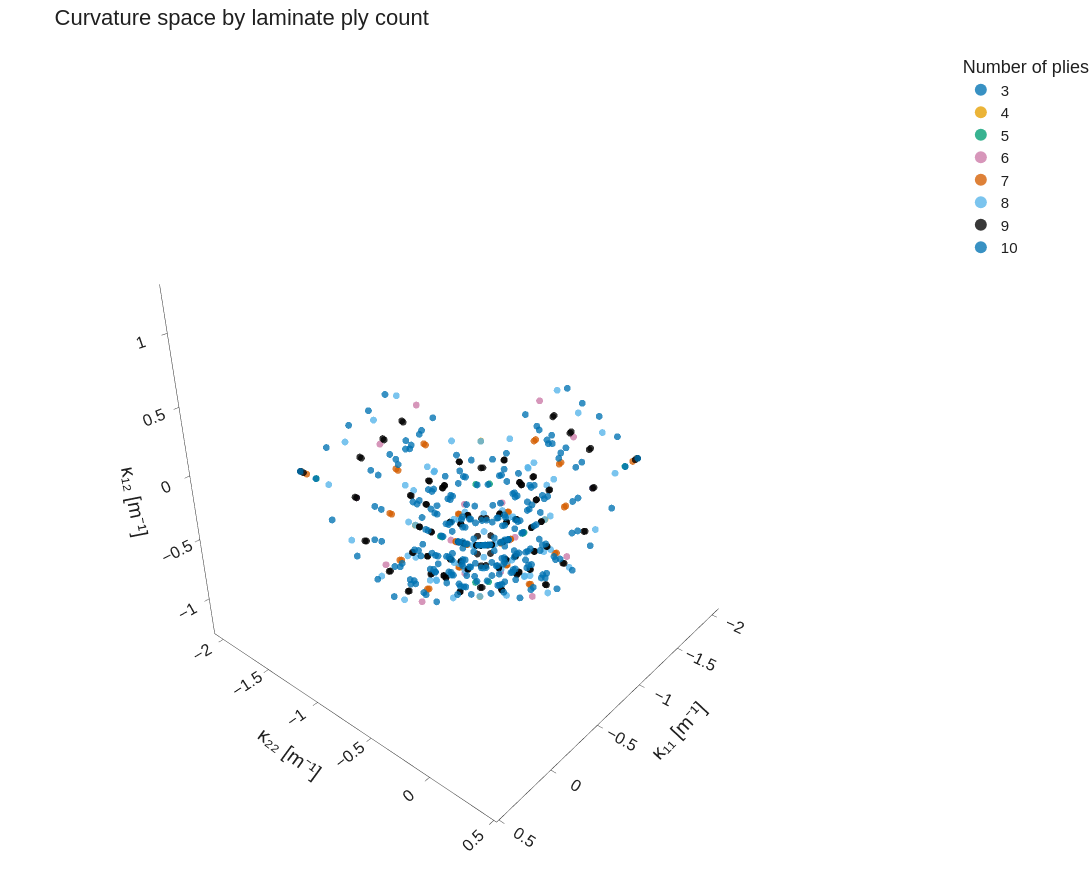
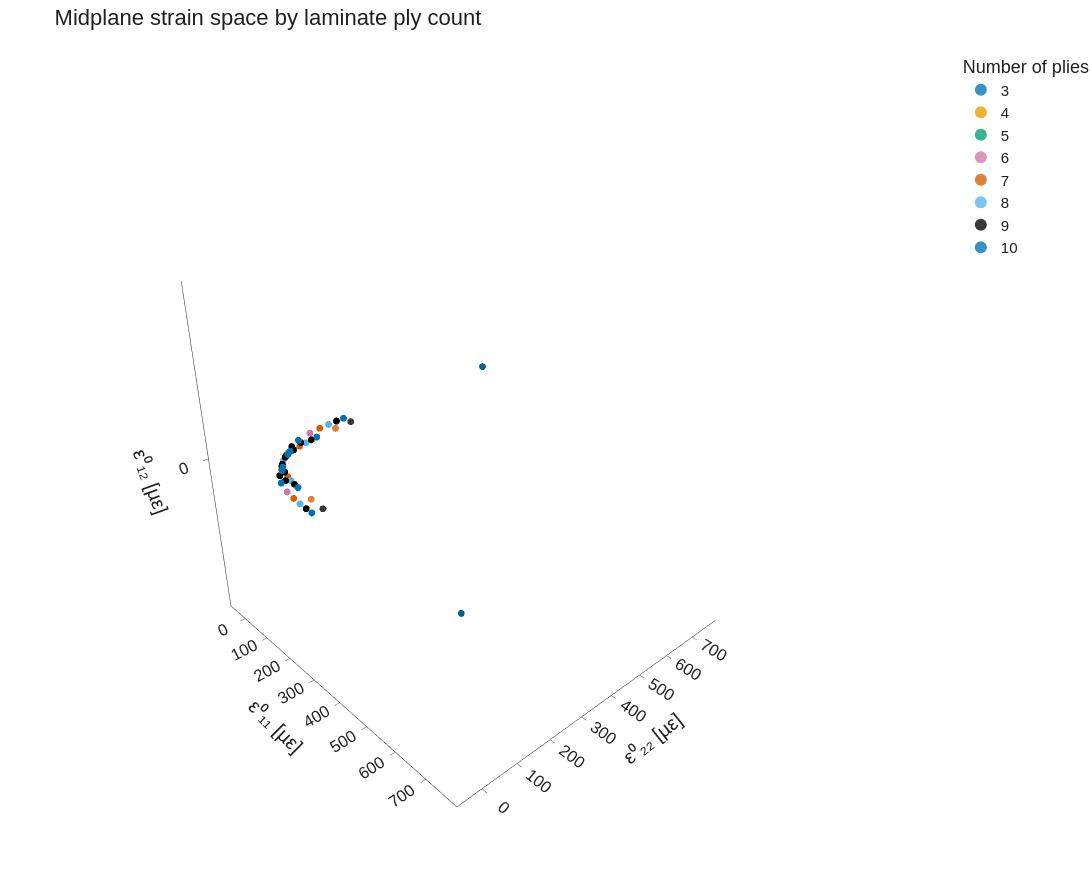

Notebook code for these charts, in order:
### Code cell
# ============================================================
# INTERACTIVE 3-D CURVATURE AND MIDPLANE-STRAIN SPACE
# ============================================================
# These interactive views are useful supplementary figures.  Both scenes use
# equal numerical ranges and a cubic aspect ratio, so units are not distorted
# by the 3-D rendering.  Use the static projections in the preceding cell in
# the manuscript itself.

import plotly.express as px

interactive_df = response_df.dropna(subset=["NumberOfPlies", *CURVATURE_COLUMNS,
                                            "e0_11", "e0_22", "e0_12"]).copy()
interactive_df["Ply count"] = interactive_df["NumberOfPlies"].astype(int).astype(str)
interactive_df["e0_11_microstrain"] = interactive_df["e0_11"] * 1e6
interactive_df["e0_22_microstrain"] = interactive_df["e0_22"] * 1e6
interactive_df["e0_12_microstrain"] = interactive_df["e0_12"] * 1e6


def equal_scene_ranges(data, columns, pad=0.025):
    """Per-axis ranges with an identical numerical span for undistorted units."""
    limits = equal_physical_limits(*(data[column] for column in columns), pad=pad)
    center_span = limits[1] - limits[0]
    ranges = {}
    for column in columns:
        midpoint = (data[column].min() + data[column].max()) / 2
        ranges[column] = [midpoint - center_span / 2, midpoint + center_span / 2]
    return ranges


def publication_3d(data, columns, labels, title, camera, *, shaded_plotly_scene=False):
    ranges = equal_scene_ranges(data, columns)
    if shaded_plotly_scene:
        color_sequence = px.colors.qualitative.Plotly
        template = "plotly"
        scene_style = {"showbackground": True, "backgroundcolor": "#E5ECF6",
                       "gridcolor": "#FFFFFF", "zerolinecolor": "#FFFFFF"}
    else:
        color_sequence = PLY_COLORS
        template = "simple_white"
        scene_style = {"showbackground": False, "gridcolor": "#D9D9D9",
                       "zerolinecolor": "#8C8C8C"}
    fig = px.scatter_3d(
        data,
        x=columns[0], y=columns[1], z=columns[2], color="Ply count",
        hover_data={"NumberOfPlies": True, "Layup": True},
        labels={**labels, "Ply count": "Number of plies"},
        color_discrete_sequence=color_sequence,
        category_orders={"Ply count": sorted(data["Ply count"].unique(), key=int)},
        title=title,
    )
    fig.update_traces(marker={"size": 6, "opacity": 0.82, "line": {"width": 0}})
    fig.update_layout(
        template=template, width=1400, height=1020,
        font={"family": "Arial", "size": 18, "color": "#202020"},
        title={"font": {"size": 28}},
        legend={"title": {"text": "Number of plies", "font": {"size": 21}},
                "font": {"size": 18}, "itemsizing": "constant"},
        margin={"l": 15, "r": 15, "t": 70, "b": 15},
    )
    fig.update_scenes(
        aspectmode="cube",
        camera=camera,
        xaxis={"title": labels[columns[0]], "range": ranges[columns[0]], **scene_style,
               "title": {"font": {"size": 24}}, "tickfont": {"size": 17}},
        yaxis={"title": labels[columns[1]], "range": ranges[columns[1]], **scene_style,
               "title": {"font": {"size": 24}}, "tickfont": {"size": 17}},
        zaxis={"title": labels[columns[2]], "range": ranges[columns[2]], **scene_style,
               "title": {"font": {"size": 24}}, "tickfont": {"size": 17}},
    )
    return fig


fig_curvature = publication_3d(
    interactive_df,
    ["K_11", "K_22", "K_12"],
    {"K_11": "κ₁₁ [m⁻¹]", "K_22": "κ₂₂ [m⁻¹]", "K_12": "κ₁₂ [m⁻¹]"},
    "(a) Curvature space by laminate ply count",
    # Shared front-corner view: K_22/e0_22 at lower left, K_11/e0_11 at
    # lower right, and the 12 component vertical, matching the paper view.
    camera={"eye": {"x": 1.05, "y": 1.05, "z": 0.80},
            "center": {"x": 0, "y": 0, "z": 0}, "up": {"x": 0, "y": 0, "z": 1}},
)
fig_curvature.show()

fig_strain = publication_3d(
    interactive_df,
    ["e0_11_microstrain", "e0_22_microstrain", "e0_12_microstrain"],
    {"e0_11_microstrain": "ε⁰₁₁ [µε]", "e0_22_microstrain": "ε⁰₂₂ [µε]",
     "e0_12_microstrain": "ε⁰₁₂ [µε]"},
    "(b) Midplane strain space by laminate ply count",
    # Use the identical axis-aligned front-corner view for direct comparison.
    camera={"eye": {"x": 1.05, "y": 1.05, "z": 0.80},
            "center": {"x": 0, "y": 0, "z": 0}, "up": {"x": 0, "y": 0, "z": 1}},
)
fig_strain.show()

# Styled Plotly variants: same data, limits, and camera as above, but with
# shaded panes and Plotly's categorical palette for a direct comparison.
fig_curvature_plotly = publication_3d(
    interactive_df,
    ["K_11", "K_22", "K_12"],
    {"K_11": "Îºâ‚â‚ [mâ»Â¹]", "K_22": "Îºâ‚‚â‚‚ [mâ»Â¹]", "K_12": "Îºâ‚â‚‚ [mâ»Â¹]"},
    "(a) Curvature space by laminate ply count — shaded Plotly scene",
    camera={"eye": {"x": 1.05, "y": 1.05, "z": 0.80},
            "center": {"x": 0, "y": 0, "z": 0}, "up": {"x": 0, "y": 0, "z": 1}},
    shaded_plotly_scene=True,
)
fig_curvature_plotly.show()

fig_strain_plotly = publication_3d(
    interactive_df,
    ["e0_11_microstrain", "e0_22_microstrain", "e0_12_microstrain"],
    {"e0_11_microstrain": "Îµâ°â‚â‚ [ÂµÎµ]", "e0_22_microstrain": "Îµâ°â‚‚â‚‚ [ÂµÎµ]",
     "e0_12_microstrain": "Îµâ°â‚â‚‚ [ÂµÎµ]"},
    "(b) Midplane strain space by laminate ply count — shaded Plotly scene",
    camera={"eye": {"x": 1.05, "y": 1.05, "z": 0.80},
            "center": {"x": 0, "y": 0, "z": 0}, "up": {"x": 0, "y": 0, "z": 1}},
    shaded_plotly_scene=True,
)
fig_strain_plotly.show()

### Figure 1 — Plotly figure (JSON) as saved in the notebook; plotly's stock layout.template omitted (floating-point values rounded to 4 significant figures; data arrays with more than 128 entries replaced by an {"elided": "..."} marker saying what was removed)
{"data": [{"customdata": [[3, "[0/0/0]"], [3, "[0/90/0]"], [3, "[90/0/90]"], [3, "[90/90/90]"]], "hovertemplate": "Number of plies=3<br>κ₁₁ [m⁻¹]=%{x}<br>κ₂₂ [m⁻¹]=%{y}<br>κ₁₂ [m⁻¹]=%{z}<br>NumberOfPlies=%{customdata[0]}<br>Layup=%{customdata[1]}<extra></extra>", "legendgroup": "3", "marker": {"color": "#0072B2", "line": {"width": 0}, "opacity": 0.78, "size": 4, "symbol": "circle"}, "mode": "markers", "name": "3", "scene": "scene", "showlegend": true, "type": "scatter3d", "x": [0.004694, 0.001792, -1.065, -1.593], "y": [-1.593, -1.065, 0.001792, 0.004694], "z": [-3.787e-13, -1.829e-12, -9.1e-13, 8.086e-13]}, {"customdata": [[4, "[-45/45/45/-45]"], [4, "[0/0/0/0]"], [4, "[0/90/90/0]"], [4, "[45/-45/-45/45]"], [4, "[90/0/0/90]"], [4, "[90/90/90/90]"]], "hovertemplate": "Number of plies=4<br>κ₁₁ [m⁻¹]=%{x}<br>κ₂₂ [m⁻¹]=%{y}<br>κ₁₂ [m⁻¹]=%{z}<br>NumberOfPlies=%{customdata[0]}<br>Layup=%{customdata[1]}<extra></extra>", "legendgroup": "4", "marker": {"color": "#E69F00", "line": {"width": 0}, "opacity": 0.78, "size": 4, "symbol": "circle"}, "mode": "markers", "name": "4", "scene": "scene", "showlegend": true, "type": "scatter3d", "x": [-0.2839, 0.005508, -0.003604, -0.2839, -0.5633, -1.593], "y": [-0.2839, -1.593, -0.5633, -0.2839, -0.003604, 0.005508], "z": [-0.5586, -2.006e-13, 2.773e-12, 0.5586, -1.5e-11, 3.663e-14]}, {"customdata": [[5, "[-45/45/0/45/-45]"], [5, "[-45/45/90/45/-45]"], [5, "[0/0/0/0/0]"], [5, "[0/0/90/0/0]"], [5, "[0/90/0/90/0]"], [5, "[0/90/90/90/0]"], [5, "[45/-45/0/-45/45]"], [5, "[45/-45/90/-45/45]"], [5, "[90/0/0/0/90]"], [5, "[90/0/90/0/90]"], [5, "[90/90/0/90/90]"], [5, "[90/90/90/90/90]"]], "hovertemplate": "Number of plies=5<br>κ₁₁ [m⁻¹]=%{x}<br>κ₂₂ [m⁻¹]=%{y}<br>κ₁₂ [m⁻¹]=%{z}<br>NumberOfPlies=%{customdata[0]}<br>Layup=%{customdata[1]}<extra></extra>", "legendgroup": "5", "marker": {"color": "#009E73", "line": {"width": 0}, "opacity": 0.78, "size": 4, "symbol": "circle"}, "mode": "markers", "name": "5", "scene": "scene", "showlegend": true, "type": "scatter3d", "x": [-0.1604, -0.2166, 0.006237, 0.00455, -0.01255, -0.01345, -0.1604, -0.2166, -0.3533, -0.3666, -1.443, -1.593], "y": [-0.2166, -0.1604, -1.593, -1.443, -0.3666, -0.3533, -0.2166, -0.1604, -0.01345, -0.01255, 0.00455, 0.006237], "z": [-0.3475, -0.3475, 2.535e-12, -2.833e-12, 4.523e-12, -2.469e-12, 0.3475, 0.3475, 1.82e-12, -7.593e-13, -3.44e-13, 1.073e-12]}, {"customdata": [[6, "[-45/0/45/45/0/-45]"], [6, "[-45/45/0/0/45/-45]"], [6, "[-45/45/90/90/45/-45]"], [6, "[-45/90/45/45/90/-45]"], [6, "[0/-45/45/45/-45/0]"], [6, "[0/0/0/0/0/0]"], [6, "[0/0/90/90/0/0]"], [6, "[0/45/-45/-45/45/0]"], [6, "[0/90/0/0/90/0]"], [6, "[0/90/90/90/90/0]"], [6, "[45/-45/0/0/-45/45]"], [6, "[45/-45/90/90/-45/45]"], [6, "[45/0/-45/-45/0/45]"], [6, "[45/90/-45/-45/90/45]"], [6, "[90/-45/45/45/-45/90]"], [6, "[90/0/0/0/0/90]"], [6, "[90/0/90/90/0/90]"], [6, "[90/45/-45/-45/45/90]"], [6, "[90/90/0/0/90/90]"], [6, "[90/90/90/90/90/90]"]], "hovertemplate": "Number of plies=6<br>κ₁₁ [m⁻¹]=%{x}<br>κ₂₂ [m⁻¹]=%{y}<br>κ₁₂ [m⁻¹]=%{z}<br>NumberOfPlies=%{customdata[0]}<br>Layup=%{customdata[1]}<extra></extra>", "legendgroup": "6", "marker": {"color": "#CC79A7", "line": {"width": 0}, "opacity": 0.78, "size": 4, "symbol": "circle"}, "mode": "markers", "name": "6", "scene": "scene", "showlegend": true, "type": "scatter3d", "x": [-0.1571, -0.07936, -0.2343, -0.6725, -0.03069, 0.006904, 0.002716, -0.03069, -0.02169, -0.0283, -0.07936, -0.2343, -0.1571, -0.6725, -0.8639, -0.2491, -0.2914, -0.8639, -1.065, -1.594], "y": [-0.6725, -0.2343, -0.07936, -0.1571, -0.8639, -1.594, -1.065, -0.8639, -0.2914, -0.2491, -0.2343, -0.07936, -0.6725, -0.1571, -0.03069, -0.0283, -0.02169, -0.03069, 0.002716, 0.006904], "z": [-0.7153, -0.2437, -0.2437, -0.7153, -0.4406, 2.042e-12, -3.902e-12, 0.4406, -9.69e-12, 4.672e-12, 0.2437, 0.2437, 0.7153, 0.7153, -0.4406, -9.137e-12, 2.89e-12, 0.4406, -7.993e-12, 1.368e-12]}, {"customdata": [[7, "[-45/0/45/0/45/0/-45]"], [7, "[-45/0/45/90/45/0/-45]"], [7, "[-45/45/0/0/0/45/-45]"], [7, "[-45/45/0/90/0/45/-45]"], [7, "[-45/45/90/0/90/45/-45]"], [7, "[-45/45/90/90/90/45/-45]"], [7, "[-45/90/45/0/45/90/-45]"], [7, "[-45/90/45/90/45/90/-45]"], [7, "[0/-45/45/0/45/-45/0]"], [7, "[0/-45/45/90/45/-45/0]"], [7, "[0/0/0/0/0/0/0]"], [7, "[0/0/0/90/0/0/0]"], [7, "[0/0/90/0/90/0/0]"], [7, "[0/0/90/90/90/0/0]"], [7, "[0/45/-45/0/-45/45/0]"], [7, "[0/45/-45/90/-45/45/0]"], [7, "[0/90/0/0/0/90/0]"], [7, "[0/90/0/90/0/90/0]"], [7, "[0/90/90/0/90/90/0]"], [7, "[0/90/90/90/90/90/0]"], [7, "[45/-45/0/0/0/-45/45]"], [7, "[45/-45/0/90/0/-45/45]"], [7, "[45/-45/90/0/90/-45/45]"], [7, "[45/-45/90/90/90/-45/45]"], [7, "[45/0/-45/0/-45/0/45]"], [7, "[45/0/-45/90/-45/0/45]"], [7, "[45/90/-45/0/-45/90/45]"], [7, "[45/90/-45/90/-45/90/45]"], [7, "[90/-45/45/0/45/-45/90]"], [7, "[90/-45/45/90/45/-45/90]"], [7, "[90/0/0/0/0/0/90]"], [7, "[90/0/0/90/0/0/90]"], [7, "[90/0/90/0/90/0/90]"], [7, "[90/0/90/90/90/0/90]"], [7, "[90/45/-45/0/-45/45/90]"], [7, "[90/45/-45/90/-45/45/90]"], [7, "[90/90/0/0/0/90/90]"], [7, "[90/90/0/90/0/90/90]"], [7, "[90/90/90/0/90/90/90]"], [7, "[90/90/90/90/90/90/90]"]], "hovertemplate": "Number of plies=7<br>κ₁₁ [m⁻¹]=%{x}<br>κ₂₂ [m⁻¹]=%{y}<br>κ₁₂ [m⁻¹]=%{z}<br>NumberOfPlies=%{customdata[0]}<br>Layup=%{customdata[1]}<extra></extra>", "legendgroup": "7", "marker": {"color": "#D55E00", "line": {"width": 0}, "opacity": 0.78, "size": 4, "symbol": "circle"}, "mode": "markers", "name": "7", "scene": "scene", "showlegend": true, "type": "scatter3d", "x": [-0.09252, -0.09541, -0.0441, -0.04614, -0.2457, -0.2511, -0.5477, -0.5595, -0.0137, -0.01543, 0.007524, 0.006163, -0.0003135, -0.000564, -0.0137, -0.01543, -0.029, -0.02912, -0.04684, -0.04826, -0.0441, -0.04614, -0.2457, -0.2511, -0.09252, -0.09541, -0.5477, -0.5595, -0.7029, -0.7188, -0.1872, -0.1895, -0.2569, -0.2601, -0.7029, -0.7188, -0.7595, -0.7757, -1.535, -1.594], "y": [-0.5595, -0.5477, -0.2511, -0.2457, -0.04614, -0.0441, -0.09541, -0.09252, -0.7188, -0.7029, -1.594, -1.535, -0.7757, -0.7595, -0.7188, -0.7029, -0.2601, -0.2569, -0.1895, -0.1872, -0.2511, -0.2457, -0.04614, -0.0441, -0.5595, -0.5477, -0.09541, -0.09252, -0.01543, -0.0137, -0.04826, -0.04684, -0.02912, -0.029, -0.01543, -0.0137, -0.000564, -0.0003135, 0.006163, 0.007524], "z": [-0.5234, -0.518, -0.1871, -0.1877, -0.1877, -0.1871, -0.518, -0.5234, -0.33, -0.3246, -1.124e-13, 2.604e-12, -2.197e-12, 1.526e-12, 0.33, 0.3246, 5.598e-12, 2.28e-12, -1.177e-11, 9.717e-12, 0.1871, 0.1877, 0.1877, 0.1871, 0.5234, 0.518, 0.518, 0.5234, -0.3246, -0.33, -1.834e-12, 1.041e-11, 8.354e-12, -6.679e-12, 0.3246, 0.33, -1.506e-12, 5.05e-13, -2.315e-12, 6.794e-13]}, {"customdata": {"elided": "70x2 mixed values"}, "hovertemplate": "Number of plies=8<br>κ₁₁ [m⁻¹]=%{x}<br>κ₂₂ [m⁻¹]=%{y}<br>κ₁₂ [m⁻¹]=%{z}<br>NumberOfPlies=%{customdata[0]}<br>Layup=%{customdata[1]}<extra></extra>", "legendgroup": "8", "marker": {"color": "#56B4E9", "line": {"width": 0}, "opacity": 0.78, "size": 4, "symbol": "circle"}, "mode": "markers", "name": "8", "scene": "scene", "showlegend": true, "type": "scatter3d", "x": [-0.2847, -0.127, -0.05525, -0.06402, -0.1687, -0.1364, -0.02469, -0.03601, -0.1132, -0.2414, -0.2698, -0.4089, -0.4517, -0.4993, -0.8042, -0.05153, -0.00231, -0.007086, -0.06221, -0.009254, 0.008104, 0.005203, -0.009254, -0.003799, -0.005364, -0.00231, -0.007086, -0.05153, -0.06221, -0.06161, -0.03389, -0.03673, -0.06161, -0.06418, -0.07074, -0.1132, -0.02469, -0.03601, -0.1364, -0.2414, -0.2698, -0.05525, -0.06402, -0.127, -0.1687, -0.2847, -0.4517, -0.4993, -0.4089, -0.8042, -0.4536, -0.5705, -0.6339, -0.9308, -0.2157, -0.1472, -0.1572, -0.2157, -0.2323, -0.2479, -0.5705, -0.6339, -0.4536, -0.9308, -1.153, -0.5631, -0.6189, -1.153, -1.323, -1.594], "y": [-0.2847, -0.8042, -0.4993, -0.4517, -0.4089, -0.1364, -0.2698, -0.2414, -0.1132, -0.03601, -0.02469, -0.1687, -0.06402, -0.05525, -0.127, -0.9308, -0.6339, -0.5705, -0.4536, -1.153, -1.594, -1.323, -1.153, -0.6189, -0.5631, -0.6339, -0.5705, -0.9308, -0.4536, -0.2157, -0.2479, -0.2323, -0.2157, -0.1572, -0.1472, -0.1132, -0.2698, -0.2414, -0.1364, -0.03601, -0.02469, -0.4993, -0.4517, -0.8042, -0.4089, -0.2847, -0.06402, -0.05525, -0.1687, -0.127, -0.06221, -0.007086, -0.00231, -0.05153, -0.06161, -0.07074, -0.06418, -0.06161, -0.03673, -0.03389, -0.007086, -0.00231, -0.06221, -0.05153, -0.009254, -0.005364, -0.003799, -0.009254, 0.005203, 0.008282], "z": [-0.5566, -0.7462, -0.4066, -0.3917, -0.5631, -0.1923, -0.1531, -0.1539, -0.09043, -0.1539, -0.1531, -0.5631, -0.3917, -0.4066, -0.7462, -0.5725, -0.2541, -0.24, -0.3865, -0.3644, -3.07e-12, 1.84e-12, 0.3644, -2.21e-12, 9.287e-13, 0.2541, 0.24, 0.5725, 0.3865, -0.2062, 1.959e-12, -4.7e-12, 0.2062, -4.266e-12, -2.087e-12, 0.09043, 0.1531, 0.1539, 0.1923, 0.1539, 0.1531, 0.4066, 0.3917, 0.7462, 0.5631, 0.5566, 0.3917, 0.4066, 0.5631, 0.7462, -0.3865, -0.24, -0.2541, -0.5725, -0.2062, 9.972e-12, 9.681e-13, 0.2062, 1.664e-11, 1.134e-11, 0.24, 0.2541, 0.3865, 0.5725, -0.3644, 3.611e-12, -2.71e-12, 0.3644, -2.277e-12, 6.096e-13]}, {"customdata": {"elided": "140x2 mixed values"}, "hovertemplate": "Number of plies=9<br>κ₁₁ [m⁻¹]=%{x}<br>κ₂₂ [m⁻¹]=%{y}<br>κ₁₂ [m⁻¹]=%{z}<br>NumberOfPlies=%{customdata[0]}<br>Layup=%{customdata[1]}<extra></extra>", "legendgroup": "9", "marker": {"color": "#000000", "line": {"width": 0}, "opacity": 0.78, "size": 4, "symbol": "circle"}, "mode": "markers", "name": "9", "scene": "scene", "showlegend": true, "type": "scatter3d", "x": {"elided": "140 float values"}, "y": {"elided": "140 float values"}, "z": {"elided": "140 float values"}}, {"customdata": {"elided": "253x2 mixed values"}, "hovertemplate": "Number of plies=10<br>κ₁₁ [m⁻¹]=%{x}<br>κ₂₂ [m⁻¹]=%{y}<br>κ₁₂ [m⁻¹]=%{z}<br>NumberOfPlies=%{customdata[0]}<br>Layup=%{customdata[1]}<extra></extra>", "legendgroup": "10", "marker": {"color": "#0072B2", "line": {"width": 0}, "opacity": 0.78, "size": 4, "symbol": "circle"}, "mode": "markers", "name": "10", "scene": "scene", "showlegend": true, "type": "scatter3d", "x": {"elided": "253 float values"}, "y": {"elided": "253 float values"}, "z": {"elided": "253 float values"}}], "layout": {"font": {"color": "#202020", "family": "Arial", "size": 16}, "height": 880, "legend": {"font": {"size": 15}, "itemsizing": "constant", "title": {"font": {"size": 18}, "text": "Number of plies"}, "tracegroupgap": 0}, "margin": {"b": 0, "l": 0, "r": 0, "t": 50}, "scene": {"aspectmode": "cube", "camera": {"center": {"x": 0, "y": 0, "z": 0}, "eye": {"x": 1.7, "y": 1.45, "z": 1.25}, "up": {"x": 0, "y": 0, "z": 1}}, "domain": {"x": [0, 1], "y": [0, 1]}, "xaxis": {"gridcolor": "#D9D9D9", "range": [-2.1, 0.521], "showbackground": false, "tickfont": {"size": 14}, "title": {"font": {"size": 20}, "text": "κ₁₁ [m⁻¹]"}, "zerolinecolor": "#8C8C8C"}, "yaxis": {"gridcolor": "#D9D9D9", "range": [-2.1, 0.521], "showbackground": false, "tickfont": {"size": 14}, "title": {"font": {"size": 20}, "text": "κ₂₂ [m⁻¹]"}, "zerolinecolor": "#8C8C8C"}, "zaxis": {"gridcolor": "#D9D9D9", "range": [-1.311, 1.311], "showbackground": false, "tickfont": {"size": 14}, "title": {"font": {"size": 20}, "text": "κ₁₂ [m⁻¹]"}, "zerolinecolor": "#8C8C8C"}}, "title": {"font": {"size": 22}, "text": "Curvature space by laminate ply count"}, "width": 1200}}

### Figure 2 — Plotly figure (JSON) as saved in the notebook; plotly's stock layout.template omitted (floating-point values rounded to 4 significant figures; data arrays with more than 128 entries replaced by an {"elided": "..."} marker saying what was removed)
{"data": [{"customdata": [[3, "[0/0/0]"], [3, "[0/90/0]"], [3, "[90/0/90]"], [3, "[90/90/90]"]], "hovertemplate": "Number of plies=3<br>ε⁰₁₁ [µε]=%{x}<br>ε⁰₂₂ [µε]=%{y}<br>ε⁰₁₂ [µε]=%{z}<br>NumberOfPlies=%{customdata[0]}<br>Layup=%{customdata[1]}<extra></extra>", "legendgroup": "3", "marker": {"color": "#0072B2", "line": {"width": 0}, "opacity": 0.78, "size": 4, "symbol": "circle"}, "mode": "markers", "name": "3", "scene": "scene", "showlegend": true, "type": "scatter3d", "x": [-12.5, 28.87, 101.9, 750.0], "y": [750.0, 101.9, 28.87, -12.5], "z": [-1.144e-10, -3.811e-11, 1.82e-10, -4.001e-10]}, {"customdata": [[4, "[-45/45/45/-45]"], [4, "[0/0/0/0]"], [4, "[0/90/90/0]"], [4, "[45/-45/-45/45]"], [4, "[90/0/0/90]"], [4, "[90/90/90/90]"]], "hovertemplate": "Number of plies=4<br>ε⁰₁₁ [µε]=%{x}<br>ε⁰₂₂ [µε]=%{y}<br>ε⁰₁₂ [µε]=%{z}<br>NumberOfPlies=%{customdata[0]}<br>Layup=%{customdata[1]}<extra></extra>", "legendgroup": "4", "marker": {"color": "#E69F00", "line": {"width": 0}, "opacity": 0.78, "size": 4, "symbol": "circle"}, "mode": "markers", "name": "4", "scene": "scene", "showlegend": true, "type": "scatter3d", "x": [55.39, -12.5, 55.39, 55.39, 55.39, 750.0], "y": [55.39, 750.0, 55.39, 55.39, 55.39, -12.5], "z": [2.038e-06, -6.953e-11, -7.715e-11, -2.043e-06, -3.769e-10, -2.862e-10]}, {"customdata": [[5, "[-45/45/0/45/-45]"], [5, "[-45/45/90/45/-45]"], [5, "[0/0/0/0/0]"], [5, "[0/0/90/0/0]"], [5, "[0/90/0/90/0]"], [5, "[0/90/90/90/0]"], [5, "[45/-45/0/-45/45]"], [5, "[45/-45/90/-45/45]"], [5, "[90/0/0/0/90]"], [5, "[90/0/90/0/90]"], [5, "[90/90/0/90/90]"], [5, "[90/90/90/90/90]"]], "hovertemplate": "Number of plies=5<br>ε⁰₁₁ [µε]=%{x}<br>ε⁰₂₂ [µε]=%{y}<br>ε⁰₁₂ [µε]=%{z}<br>NumberOfPlies=%{customdata[0]}<br>Layup=%{customdata[1]}<extra></extra>", "legendgroup": "5", "marker": {"color": "#009E73", "line": {"width": 0}, "opacity": 0.78, "size": 4, "symbol": "circle"}, "mode": "markers", "name": "5", "scene": "scene", "showlegend": true, "type": "scatter3d", "x": [-2.773, 136.4, -12.5, 13.76, 38.07, 79.54, -2.773, 136.4, 38.07, 79.54, 178.1, 750.0], "y": [136.4, -2.773, 750.0, 178.1, 79.54, 38.07, 136.4, -2.773, 79.54, 38.07, 13.76, -12.5], "z": [1.564e-06, 1.551e-06, -9.157e-10, 1.365e-09, -5.226e-10, 7.677e-10, -1.557e-06, -1.543e-06, -7.888e-10, -4.398e-10, -5.657e-10, -4.707e-10]}, {"customdata": [[6, "[-45/0/45/45/0/-45]"], [6, "[-45/45/0/0/45/-45]"], [6, "[-45/45/90/90/45/-45]"], [6, "[-45/90/45/45/90/-45]"], [6, "[0/-45/45/45/-45/0]"], [6, "[0/0/0/0/0/0]"], [6, "[0/0/90/90/0/0]"], [6, "[0/45/-45/-45/45/0]"], [6, "[0/90/0/0/90/0]"], [6, "[0/90/90/90/90/0]"], [6, "[45/-45/0/0/-45/45]"], [6, "[45/-45/90/90/-45/45]"], [6, "[45/0/-45/-45/0/45]"], [6, "[45/90/-45/-45/90/45]"], [6, "[90/-45/45/45/-45/90]"], [6, "[90/0/0/0/0/90]"], [6, "[90/0/90/90/0/90]"], [6, "[90/45/-45/-45/45/90]"], [6, "[90/90/0/0/90/90]"], [6, "[90/90/90/90/90/90]"]], "hovertemplate": "Number of plies=6<br>ε⁰₁₁ [µε]=%{x}<br>ε⁰₂₂ [µε]=%{y}<br>ε⁰₁₂ [µε]=%{z}<br>NumberOfPlies=%{customdata[0]}<br>Layup=%{customdata[1]}<extra></extra>", "legendgroup": "6", "marker": {"color": "#CC79A7", "line": {"width": 0}, "opacity": 0.78, "size": 4, "symbol": "circle"}, "mode": "markers", "name": "6", "scene": "scene", "showlegend": true, "type": "scatter3d", "x": [-14.12, -14.12, 177.4, 177.4, -14.12, -12.5, 28.87, -14.12, 28.87, 101.9, -14.12, 177.4, -14.12, 177.4, 177.4, 28.87, 101.9, 177.4, 101.9, 750.0], "y": [177.4, 177.4, -14.12, -14.12, 177.4, 750.0, 101.9, 177.4, 101.9, 28.87, 177.4, -14.12, 177.4, -14.12, -14.12, 101.9, 28.87, -14.12, 28.87, -12.5], "z": [-1.618e-05, 1.246e-06, 1.184e-06, -1.61e-05, -2.286e-05, -5.072e-10, -2.297e-10, 2.286e-05, 4.334e-09, -1.947e-09, -1.246e-06, -1.205e-06, 1.616e-05, 1.605e-05, -2.29e-05, 2.415e-09, -2.316e-10, 2.291e-05, 2.627e-10, -6.777e-11]}, {"customdata": [[7, "[-45/0/45/0/45/0/-45]"], [7, "[-45/0/45/90/45/0/-45]"], [7, "[-45/45/0/0/0/45/-45]"], [7, "[-45/45/0/90/0/45/-45]"], [7, "[-45/45/90/0/90/45/-45]"], [7, "[-45/45/90/90/90/45/-45]"], [7, "[-45/90/45/0/45/90/-45]"], [7, "[-45/90/45/90/45/90/-45]"], [7, "[0/-45/45/0/45/-45/0]"], [7, "[0/-45/45/90/45/-45/0]"], [7, "[0/0/0/0/0/0/0]"], [7, "[0/0/0/90/0/0/0]"], [7, "[0/0/90/0/90/0/0]"], [7, "[0/0/90/90/90/0/0]"], [7, "[0/45/-45/0/-45/45/0]"], [7, "[0/45/-45/90/-45/45/0]"], [7, "[0/90/0/0/0/90/0]"], [7, "[0/90/0/90/0/90/0]"], [7, "[0/90/90/0/90/90/0]"], [7, "[0/90/90/90/90/90/0]"], [7, "[45/-45/0/0/0/-45/45]"], [7, "[45/-45/0/90/0/-45/45]"], [7, "[45/-45/90/0/90/-45/45]"], [7, "[45/-45/90/90/90/-45/45]"], [7, "[45/0/-45/0/-45/0/45]"], [7, "[45/0/-45/90/-45/0/45]"], [7, "[45/90/-45/0/-45/90/45]"], [7, "[45/90/-45/90/-45/90/45]"], [7, "[90/-45/45/0/45/-45/90]"], [7, "[90/-45/45/90/45/-45/90]"], [7, "[90/0/0/0/0/0/90]"], [7, "[90/0/0/90/0/0/90]"], [7, "[90/0/90/0/90/0/90]"], [7, "[90/0/90/90/90/0/90]"], [7, "[90/45/-45/0/-45/45/90]"], [7, "[90/45/-45/90/-45/45/90]"], [7, "[90/90/0/0/0/90/90]"], [7, "[90/90/0/90/0/90/90]"], [7, "[90/90/90/0/90/90/90]"], [7, "[90/90/90/90/90/90/90]"]], "hovertemplate": "Number of plies=7<br>ε⁰₁₁ [µε]=%{x}<br>ε⁰₂₂ [µε]=%{y}<br>ε⁰₁₂ [µε]=%{z}<br>NumberOfPlies=%{customdata[0]}<br>Layup=%{customdata[1]}<extra></extra>", "legendgroup": "7", "marker": {"color": "#D55E00", "line": {"width": 0}, "opacity": 0.78, "size": 4, "symbol": "circle"}, "mode": "markers", "name": "7", "scene": "scene", "showlegend": true, "type": "scatter3d", "x": [-18.5, 29.93, -18.5, 29.93, 87.63, 209.6, 87.63, 209.6, -18.5, 29.93, -12.5, 7.864, 23.09, 42.51, -18.5, 29.93, 23.09, 42.51, 71.7, 122.8, -18.5, 29.93, 87.63, 209.6, -18.5, 29.93, 87.63, 209.6, 87.63, 209.6, 23.09, 42.51, 71.7, 122.8, 87.63, 209.6, 71.7, 122.8, 238.1, 750.0], "y": [209.6, 87.63, 209.6, 87.63, 29.93, -18.5, 29.93, -18.5, 209.6, 87.63, 750.0, 238.1, 122.8, 71.7, 209.6, 87.63, 122.8, 71.7, 42.51, 23.09, 209.6, 87.63, 29.93, -18.5, 209.6, 87.63, 29.93, -18.5, 29.93, -18.5, 122.8, 71.7, 42.51, 23.09, 29.93, -18.5, 42.51, 23.09, 7.864, -12.5], "z": [-1.282e-05, -1.233e-05, 6.154e-07, 7.905e-07, 7.981e-07, 5.998e-07, -1.228e-05, -1.277e-05, -1.528e-05, -1.463e-05, -1.698e-11, -1.137e-09, 1.412e-10, -1.687e-10, 1.526e-05, 1.465e-05, -2.874e-09, -1.343e-09, 2.56e-09, -3.2e-09, -6.22e-07, -7.829e-07, -7.945e-07, -5.899e-07, 1.285e-05, 1.23e-05, 1.23e-05, 1.282e-05, -1.467e-05, -1.532e-05, 3.874e-09, 8.979e-10, -6.643e-10, 1.966e-09, 1.469e-05, 1.531e-05, -4.724e-11, 6.051e-12, 7.49e-10, -2.891e-11]}, {"customdata": {"elided": "70x2 mixed values"}, "hovertemplate": "Number of plies=8<br>ε⁰₁₁ [µε]=%{x}<br>ε⁰₂₂ [µε]=%{y}<br>ε⁰₁₂ [µε]=%{z}<br>NumberOfPlies=%{customdata[0]}<br>Layup=%{customdata[1]}<extra></extra>", "legendgroup": "8", "marker": {"color": "#56B4E9", "line": {"width": 0}, "opacity": 0.78, "size": 4, "symbol": "circle"}, "mode": "markers", "name": "8", "scene": "scene", "showlegend": true, "type": "scatter3d", "x": [55.39, -20.58, -20.58, 55.39, 55.39, 55.39, -20.58, 55.39, 55.39, 55.39, 237.4, 55.39, 55.39, 237.4, 237.4, -20.58, -20.58, 55.39, 55.39, -20.58, -12.5, 19.07, -20.58, 19.07, 55.39, -20.58, 55.39, -20.58, 55.39, 55.39, 19.07, 55.39, 55.39, 55.39, 142.4, 55.39, -20.58, 55.39, 55.39, 55.39, 237.4, -20.58, 55.39, -20.58, 55.39, 55.39, 55.39, 237.4, 55.39, 237.4, 55.39, 55.39, 237.4, 237.4, 55.39, 19.07, 55.39, 55.39, 55.39, 142.4, 55.39, 237.4, 55.39, 237.4, 237.4, 55.39, 142.4, 237.4, 142.4, 750.0], "y": [55.39, 237.4, 237.4, 55.39, 55.39, 55.39, 237.4, 55.39, 55.39, 55.39, -20.58, 55.39, 55.39, -20.58, -20.58, 237.4, 237.4, 55.39, 55.39, 237.4, 750.0, 142.4, 237.4, 142.4, 55.39, 237.4, 55.39, 237.4, 55.39, 55.39, 142.4, 55.39, 55.39, 55.39, 19.07, 55.39, 237.4, 55.39, 55.39, 55.39, -20.58, 237.4, 55.39, 237.4, 55.39, 55.39, 55.39, -20.58, 55.39, -20.58, 55.39, 55.39, -20.58, -20.58, 55.39, 142.4, 55.39, 55.39, 55.39, 19.07, 55.39, -20.58, 55.39, -20.58, -20.58, 55.39, 19.07, -20.58, 19.07, -12.5], "z": [2.479e-06, -5.335e-05, -1.017e-05, -7.736e-06, -1.342e-05, 5.371e-07, 2.428e-07, 7.988e-07, -8.788e-07, 7.824e-07, 2.304e-07, -1.354e-05, -7.754e-06, -1.021e-05, -5.346e-05, -6.136e-05, -1.082e-05, -8.344e-06, -1.395e-05, -3.551e-05, 2.049e-09, -9.843e-10, 3.553e-05, 4.625e-10, -1.583e-10, 1.082e-05, 8.334e-06, 6.137e-05, 1.392e-05, 3.407e-06, 1.811e-09, 1.517e-09, -3.41e-06, -1.659e-09, -4.331e-10, 8.611e-07, -2.559e-07, -8.011e-07, -5.318e-07, -7.983e-07, -2.276e-07, 1.016e-05, 7.788e-06, 5.342e-05, 1.349e-05, -2.467e-06, 7.803e-06, 1.023e-05, 1.354e-05, 5.349e-05, -1.39e-05, -8.325e-06, -1.08e-05, -6.133e-05, 3.398e-06, -6.634e-09, -2.877e-09, -3.398e-06, -3.82e-09, -7.171e-09, 8.316e-06, 1.078e-05, 1.391e-05, 6.125e-05, -3.548e-05, -1.813e-09, 9.274e-10, 3.547e-05, 6.818e-10, -1.445e-09]}, {"customdata": {"elided": "140x2 mixed values"}, "hovertemplate": "Number of plies=9<br>ε⁰₁₁ [µε]=%{x}<br>ε⁰₂₂ [µε]=%{y}<br>ε⁰₁₂ [µε]=%{z}<br>NumberOfPlies=%{customdata[0]}<br>Layup=%{customdata[1]}<extra></extra>", "legendgroup": "9", "marker": {"color": "#000000", "line": {"width": 0}, "opacity": 0.78, "size": 4, "symbol": "circle"}, "mode": "markers", "name": "9", "scene": "scene", "showlegend": true, "type": "scatter3d", "x": {"elided": "140 float values"}, "y": {"elided": "140 float values"}, "z": {"elided": "140 float values"}}, {"customdata": {"elided": "253x2 mixed values"}, "hovertemplate": "Number of plies=10<br>ε⁰₁₁ [µε]=%{x}<br>ε⁰₂₂ [µε]=%{y}<br>ε⁰₁₂ [µε]=%{z}<br>NumberOfPlies=%{customdata[0]}<br>Layup=%{customdata[1]}<extra></extra>", "legendgroup": "10", "marker": {"color": "#0072B2", "line": {"width": 0}, "opacity": 0.78, "size": 4, "symbol": "circle"}, "mode": "markers", "name": "10", "scene": "scene", "showlegend": true, "type": "scatter3d", "x": {"elided": "253 float values"}, "y": {"elided": "253 float values"}, "z": {"elided": "253 float values"}}], "layout": {"font": {"color": "#202020", "family": "Arial", "size": 16}, "height": 880, "legend": {"font": {"size": 15}, "itemsizing": "constant", "title": {"font": {"size": 18}, "text": "Number of plies"}, "tracegroupgap": 0}, "margin": {"b": 0, "l": 0, "r": 0, "t": 50}, "scene": {"aspectmode": "cube", "camera": {"center": {"x": 0, "y": 0, "z": 0}, "eye": {"x": 1.7, "y": -1.55, "z": 1.35}, "up": {"x": 0, "y": 0, "z": 1}}, "domain": {"x": [0, 1], "y": [0, 1]}, "xaxis": {"gridcolor": "#D9D9D9", "range": [-68.55, 796.3], "showbackground": false, "tickfont": {"size": 14}, "title": {"font": {"size": 20}, "text": "ε⁰₁₁ [µε]"}, "zerolinecolor": "#8C8C8C"}, "yaxis": {"gridcolor": "#D9D9D9", "range": [-68.55, 796.3], "showbackground": false, "tickfont": {"size": 14}, "title": {"font": {"size": 20}, "text": "ε⁰₂₂ [µε]"}, "zerolinecolor": "#8C8C8C"}, "zaxis": {"gridcolor": "#D9D9D9", "range": [-432.4, 432.4], "showbackground": false, "tickfont": {"size": 14}, "title": {"font": {"size": 20}, "text": "ε⁰₁₂ [µε]"}, "zerolinecolor": "#8C8C8C"}}, "title": {"font": {"size": 22}, "text": "Midplane strain space by laminate ply count"}, "width": 1200}}
